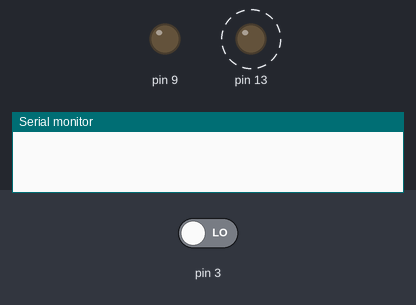
This sketch was run on a simulated Arduino Uno, built with avr-gcc and run on an emulated ATmega328P. On the bench: output pins drawn as LEDs (lit = HIGH), the last lines printed to the serial monitor. Dashed ring = blinking. The inputs (shaded band) are chosen by the test bench; at power-on: pin 3 LOW.

Above: at 0.85 s.
1.3 s: pin 3 driven HIGH
At 1.42 s:
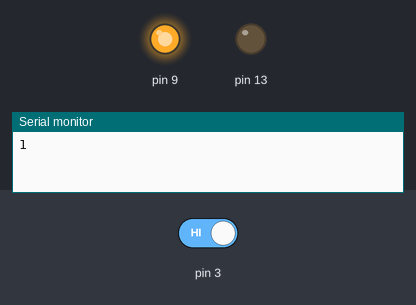
4.3 s: pin 3 driven LOW
At 4.42 s:
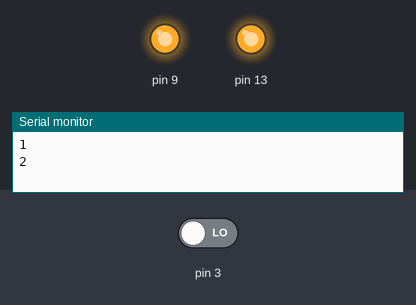
Timing chart, 0 to 13.3 s (numbered marks = the images above; inputs shaded):
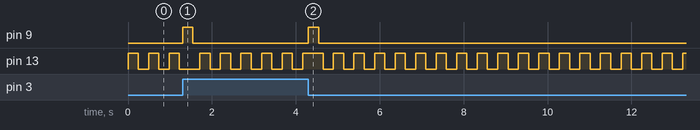

Measured:
- after the input at 1.3 s, pin 9: LOW → HIGH at once, → LOW 0.24 s later
- after the input at 4.3 s, pin 9: LOW → HIGH at once, → LOW 0.24 s later
- by itself, pin 13: alternates HIGH for 0.24 s and LOW for 0.24 s

The sketch:

Interrupciones.ino
```cpp
//contador
int contador = 0;


void setup() {
  // put your setup code here, to run once:
  Serial.begin(9600);

  cli();

  DDRD &= ~(1 << DDD1);
  PORTD |= (1 << PORTD1);
  EICRA |= (1 << ISC10);
  EIMSK |= (1 << INT1);
  sei();
  DDRB = DDRB | B00100010;
  }
  ISR(INT1_vect)
  {
    contador=contador+1;
    Serial.println(contador);
    asm(
      "sbi 0x05,0x01 \n\t"
      "call tiempo \n\t"
      "cbi 0x05,0x01 \n\t"
     );
   }


void loop() {
  // put your main code here, to run repeatedly:
  asm (
    "inicio: \n\t"
    "sbi 0x05,0x05 \n\t"
    "call tiempo \n\t"
    "cbi 0x05,0x05 \n\t"
    "call tiempo \n\t"
    "jmp inicio \n\t"

    "tiempo: \n\t"
    "LDI r22, 20 \n\t"
    "LOOP_3: \n\t"
    "LDI r21, 255 \n\t"
    "LOOP_2: \n\t"
    "LDI r20, 255 \n\t"
    "LOOP_1: \n\t"
    "DEC r20 \n\t"
    "BRNE LOOP_1 \n\t"
    "DEC r21 \n\t"
    "BRNE LOOP_2 \n\t"
    "DEC r22 \n\t"
    "BRNE LOOP_3 \n\t"
    "ret \n\t"
    );
}
```
